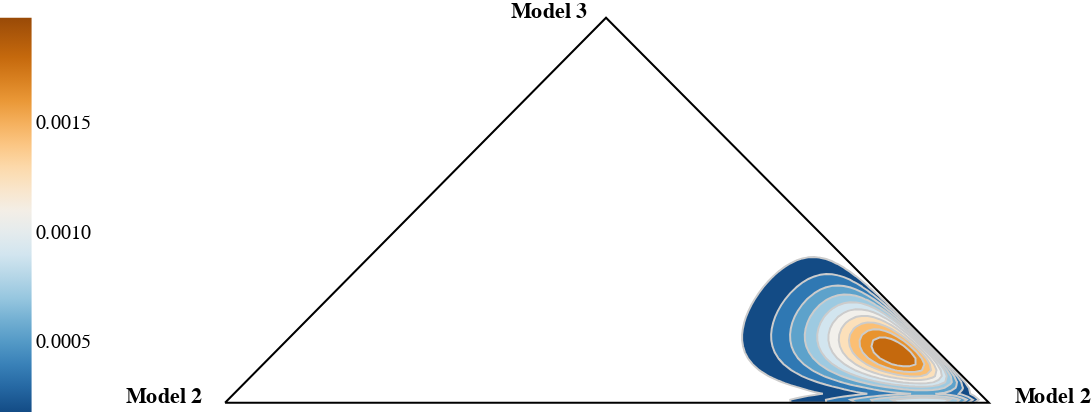
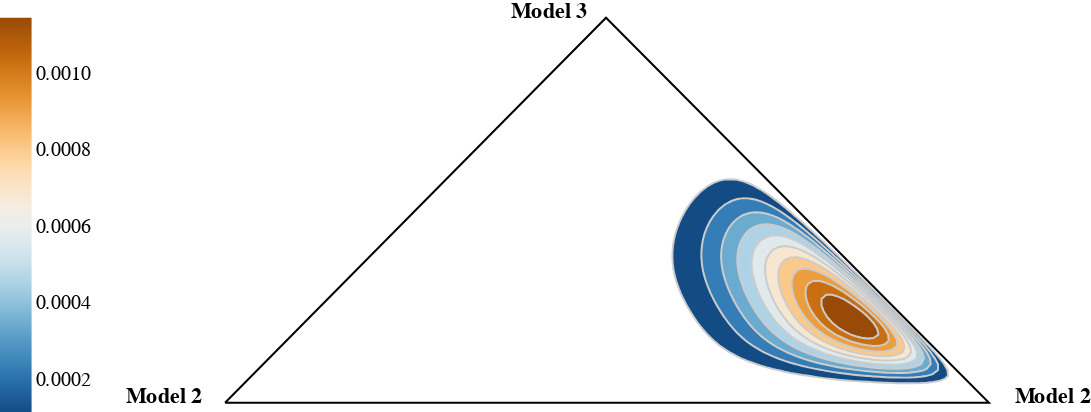
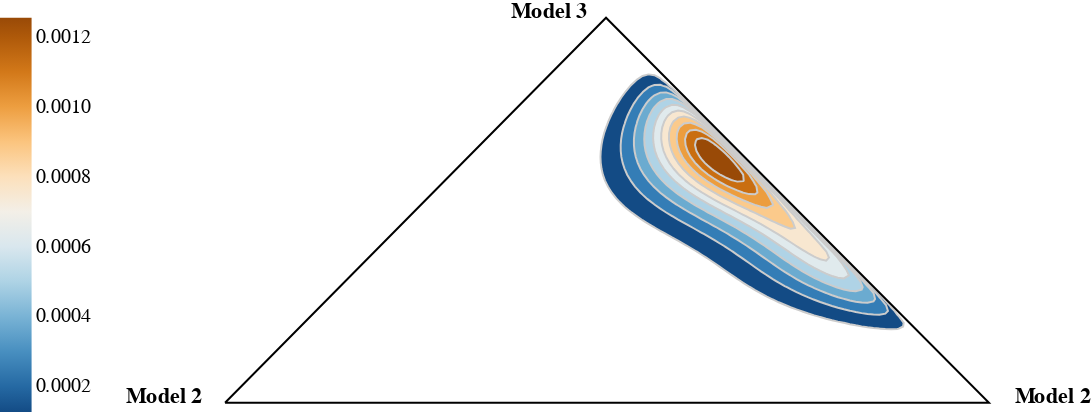
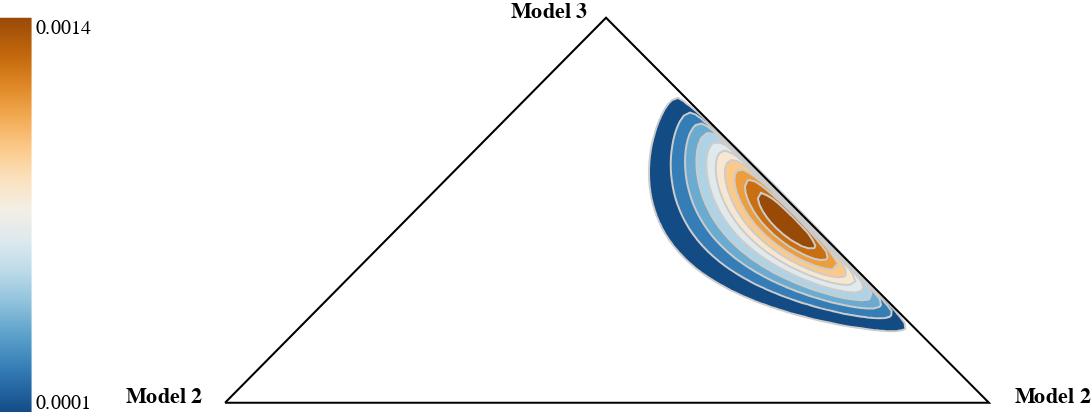

Notebook source saved alongside these figures, in order:
### Code cell
for json_data in json_data_list:
    vega.ipy_display(vega.triangle_contour_vega(json_data))
